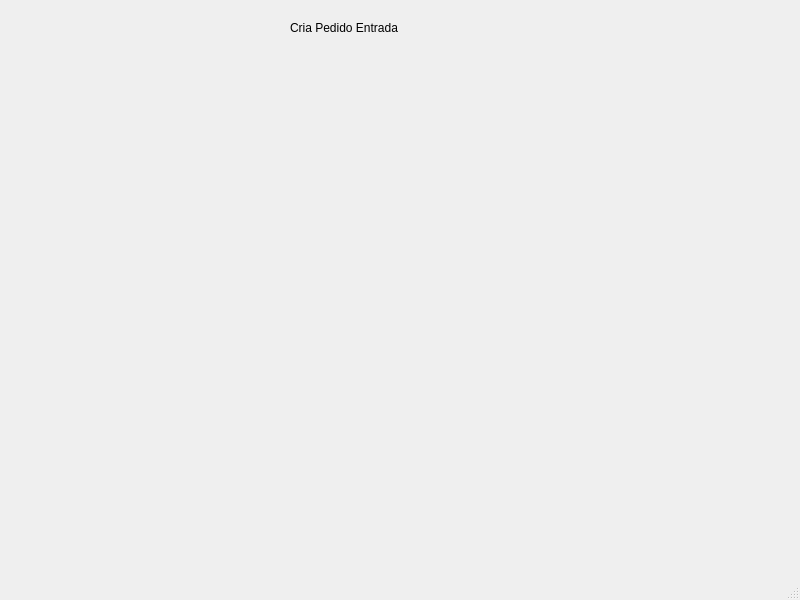
<?xml version="1.0" encoding="UTF-8"?>
<ui version="4.0">
 <class>CriaPedidoEntrada</class>
 <widget class="QMainWindow" name="CriaPedidoEntrada">
  <property name="geometry">
   <rect>
    <x>0</x>
    <y>0</y>
    <width>800</width>
    <height>600</height>
   </rect>
  </property>
  <property name="windowTitle">
   <string>MainWindow</string>
  </property>
  <widget class="QWidget" name="centralwidget">
   <widget class="QLabel" name="label">
    <property name="geometry">
     <rect>
      <x>290</x>
      <y>20</y>
      <width>111</width>
      <height>16</height>
     </rect>
    </property>
    <property name="text">
     <string>Cria Pedido Entrada</string>
    </property>
   </widget>
  </widget>
  <widget class="QMenuBar" name="menubar">
   <property name="geometry">
    <rect>
     <x>0</x>
     <y>0</y>
     <width>800</width>
     <height>21</height>
    </rect>
   </property>
  </widget>
  <widget class="QStatusBar" name="statusbar"/>
 </widget>
 <resources/>
 <connections/>
</ui>
